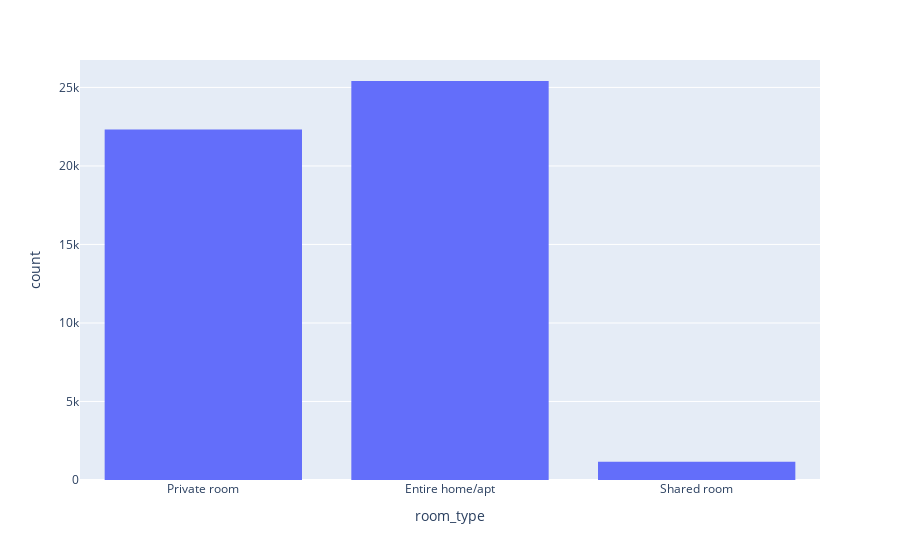

The code cell stored with this chart in its notebook:
### Code cell
px.histogram(df, x = 'room_type')

### Figure 1 — Plotly figure (JSON) as saved in the notebook; plotly's stock layout.template omitted (floating-point values rounded to 4 significant figures; data arrays with more than 128 entries replaced by an {"elided": "..."} marker saying what was removed)
{"data": [{"alignmentgroup": "True", "bingroup": "x", "hovertemplate": "room_type=%{x}<br>count=%{y}<extra></extra>", "legendgroup": "", "marker": {"color": "#636efa", "pattern": {"shape": ""}}, "name": "", "offsetgroup": "", "orientation": "v", "showlegend": false, "type": "histogram", "x": {"elided": "48895 str values"}, "xaxis": "x", "yaxis": "y"}], "layout": {"barmode": "relative", "legend": {"tracegroupgap": 0}, "margin": {"t": 60}, "xaxis": {"anchor": "y", "domain": [0, 1], "title": {"text": "room_type"}}, "yaxis": {"anchor": "x", "domain": [0, 1], "title": {"text": "count"}}}}
